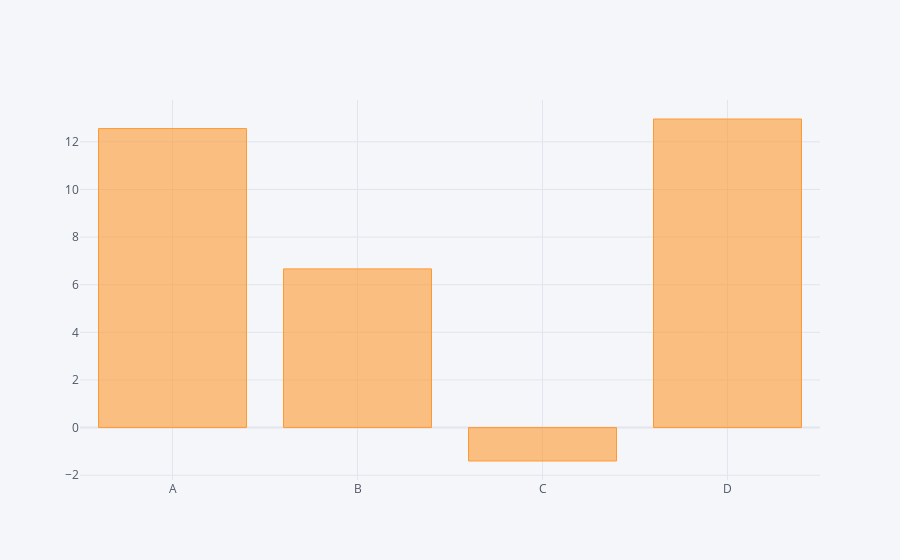

Source (notebook cell):
### Code cell
# count the instances of each column
# add in aggreageate function or groupby function
df.sum().iplot(kind='bar')

### Figure 1 — Plotly figure (JSON) as saved in the notebook; plotly's stock layout.template omitted (floating-point values rounded to 4 significant figures)
{"data": [{"marker": {"color": "rgba(255, 153, 51, 0.6)", "line": {"color": "rgba(255, 153, 51, 1.0)", "width": 1}}, "name": "None", "orientation": "v", "text": "", "type": "bar", "x": ["A", "B", "C", "D"], "y": [12.56, 6.664, -1.403, 12.96]}], "layout": {"legend": {"bgcolor": "#F5F6F9", "font": {"color": "#4D5663"}}, "paper_bgcolor": "#F5F6F9", "plot_bgcolor": "#F5F6F9", "title": {"font": {"color": "#4D5663"}}, "xaxis": {"gridcolor": "#E1E5ED", "showgrid": true, "tickfont": {"color": "#4D5663"}, "title": {"font": {"color": "#4D5663"}, "text": ""}, "zerolinecolor": "#E1E5ED"}, "yaxis": {"gridcolor": "#E1E5ED", "showgrid": true, "tickfont": {"color": "#4D5663"}, "title": {"font": {"color": "#4D5663"}, "text": ""}, "zerolinecolor": "#E1E5ED"}}}
